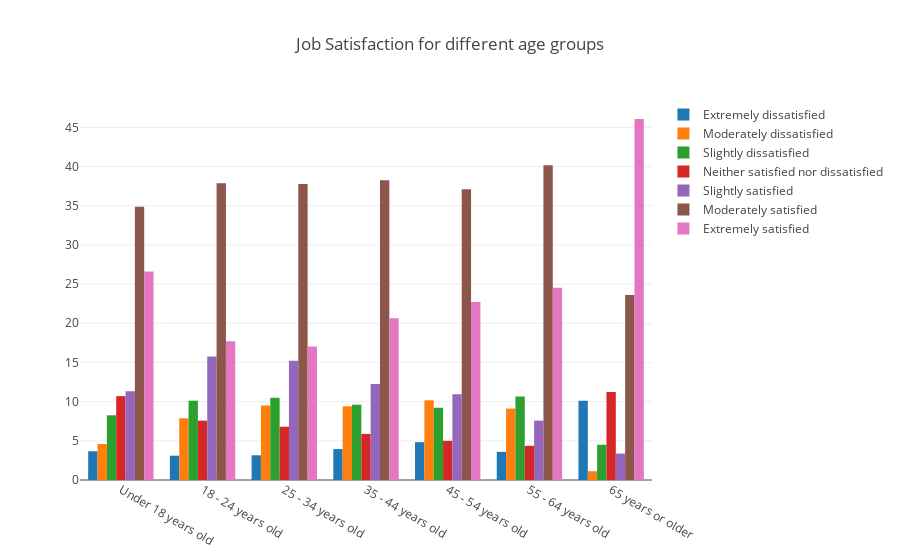
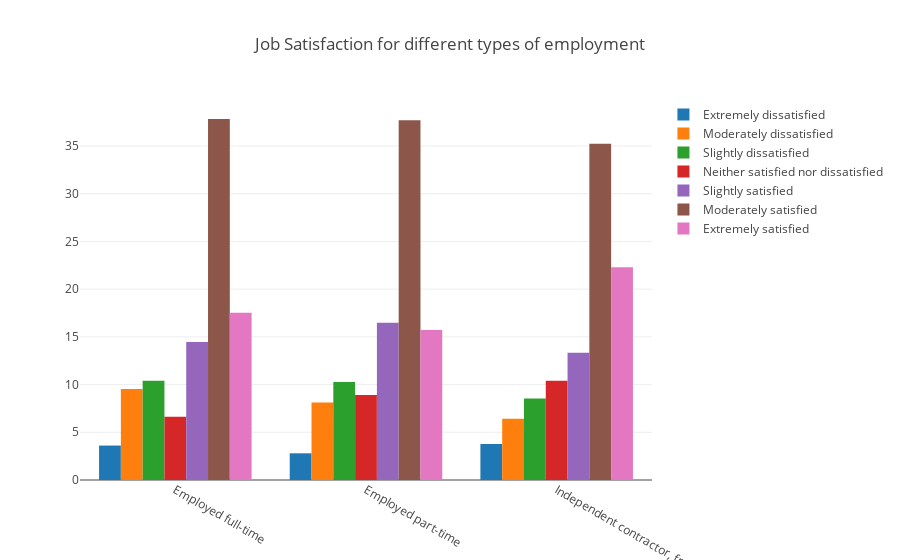
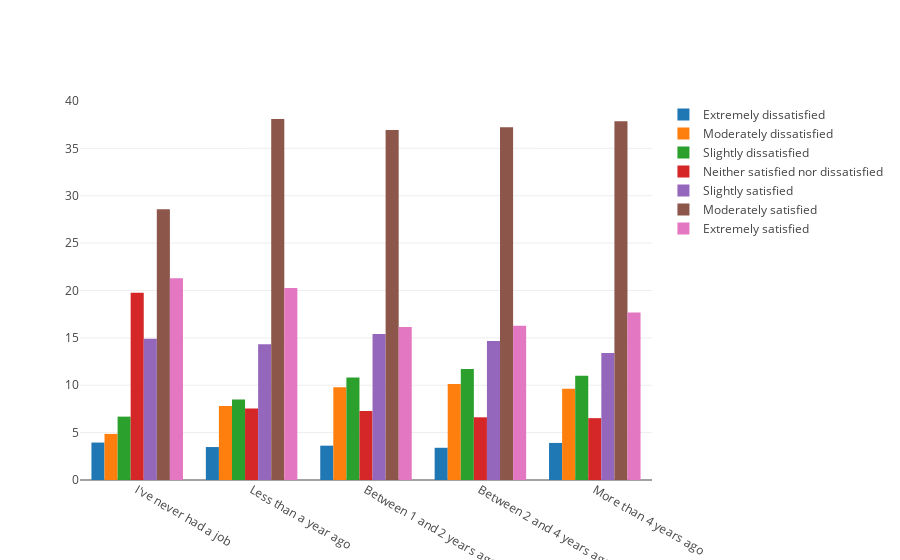
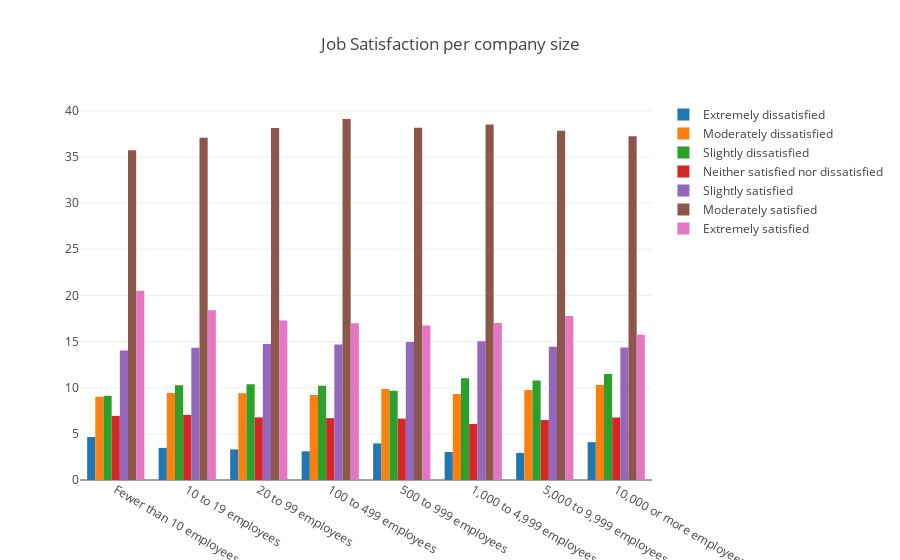

The cell these charts' notebook holds for them, in order:
### Code cell
satsorter = ['Extremely dissatisfied','Moderately dissatisfied','Slightly dissatisfied','Neither satisfied nor dissatisfied',
             'Slightly satisfied','Moderately satisfied','Extremely satisfied']

agesorter = ['Under 18 years old','18 - 24 years old','25 - 34 years old', '35 - 44 years old','45 - 54 years old', '55 - 64 years old',
             '65 years or older']

lastjobsorter = ["I've never had a job",'Less than a year ago','Between 1 and 2 years ago', 
                 'Between 2 and 4 years ago', 'More than 4 years ago']

companysizesorter = ['Fewer than 10 employees','10 to 19 employees','20 to 99 employees','100 to 499 employees', 
                     '500 to 999 employees', '1,000 to 4,999 employees','5,000 to 9,999 employees',
                     '10,000 or more employees']

merged = get_merged_catColumns(surveydf, "Age", "JobSatisfaction", "Respondent", col1sorter = agesorter, col2sorter=satsorter)
graph(merged,"group", title = "Job Satisfaction for different age groups")

merged = get_merged_catColumns(surveydf, "Employment", "JobSatisfaction", "Respondent", col1sorter = None, col2sorter=satsorter)
graph(merged,"group", title = "Job Satisfaction for different types of employment")

merged = get_merged_catColumns(surveydf, "LastNewJob", "JobSatisfaction", "Respondent", col1sorter = lastjobsorter, col2sorter=satsorter)
graph(merged,"group")

merged = get_merged_catColumns(surveydf, "CompanySize", "JobSatisfaction", "Respondent", col1sorter = companysizesorter, col2sorter=satsorter)
graph(merged,"group", title = "Job Satisfaction per company size")

merged = get_merged_catColumns(surveydf, "EthicsChoice", "JobSatisfaction", "Respondent", col1sorter = None, col2sorter=satsorter)
graph(merged,"group")

### Figure 1 — Plotly figure (JSON) as saved in the notebook; plotly's stock layout.template omitted (floating-point values rounded to 4 significant figures)
{"data": [{"name": "Extremely dissatisfied", "type": "bar", "uid": "620ea829-caf2-4325-a2d3-c0ed2f87d7a3", "x": ["Under 18 years old", "18 - 24 years old", "25 - 34 years old", "35 - 44 years old", "45 - 54 years old", "55 - 64 years old", "65 years or older"], "y": [3.67, 3.101, 3.152, 3.945, 4.829, 3.594, 10.11]}, {"name": "Moderately dissatisfied", "type": "bar", "uid": "2cbdb203-9d2c-4274-af5a-e6349981de6e", "x": ["Under 18 years old", "18 - 24 years old", "25 - 34 years old", "35 - 44 years old", "45 - 54 years old", "55 - 64 years old", "65 years or older"], "y": [4.587, 7.873, 9.504, 9.405, 10.17, 9.114, 1.124]}, {"name": "Slightly dissatisfied", "type": "bar", "uid": "0dad9517-77fa-4dec-a6d3-99642864459e", "x": ["Under 18 years old", "18 - 24 years old", "25 - 34 years old", "35 - 44 years old", "45 - 54 years old", "55 - 64 years old", "65 years or older"], "y": [8.257, 10.12, 10.49, 9.61, 9.22, 10.65, 4.494]}, {"name": "Neither satisfied nor dissatisfied", "type": "bar", "uid": "cfd0a2fb-f2e5-41a3-b8f1-9725bba77a49", "x": ["Under 18 years old", "18 - 24 years old", "25 - 34 years old", "35 - 44 years old", "45 - 54 years old", "55 - 64 years old", "65 years or older"], "y": [10.7, 7.577, 6.8, 5.88, 4.998, 4.365, 11.24]}, {"name": "Slightly satisfied", "type": "bar", "uid": "2a95465c-e886-4697-89b8-471064e2bcb7", "x": ["Under 18 years old", "18 - 24 years old", "25 - 34 years old", "35 - 44 years old", "45 - 54 years old", "55 - 64 years old", "65 years or older"], "y": [11.31, 15.75, 15.23, 12.27, 10.94, 7.574, 3.371]}, {"name": "Moderately satisfied", "type": "bar", "uid": "7a23deb7-08f0-4bad-a45e-4cc4cecfe711", "x": ["Under 18 years old", "18 - 24 years old", "25 - 34 years old", "35 - 44 years old", "45 - 54 years old", "55 - 64 years old", "65 years or older"], "y": [34.86, 37.87, 37.77, 38.25, 37.12, 40.18, 23.6]}, {"name": "Extremely satisfied", "type": "bar", "uid": "b8bc3c97-2111-469d-8074-f5d617ad41a5", "x": ["Under 18 years old", "18 - 24 years old", "25 - 34 years old", "35 - 44 years old", "45 - 54 years old", "55 - 64 years old", "65 years or older"], "y": [26.61, 17.72, 17.05, 20.64, 22.73, 24.52, 46.07]}], "layout": {"barmode": "group", "title": "Job Satisfaction for different age groups"}}

### Figure 2 — Plotly figure (JSON) as saved in the notebook; plotly's stock layout.template omitted (floating-point values rounded to 4 significant figures)
{"data": [{"name": "Extremely dissatisfied", "type": "bar", "uid": "426e02c8-b56c-4148-aebe-1f2526fa02dd", "x": ["Employed full-time", "Employed part-time", "Independent contractor, freelancer, or self-employed"], "y": [3.609, 2.797, 3.77]}, {"name": "Moderately dissatisfied", "type": "bar", "uid": "300af685-bf42-461b-8aaa-489a72a64b32", "x": ["Employed full-time", "Employed part-time", "Independent contractor, freelancer, or self-employed"], "y": [9.536, 8.123, 6.416]}, {"name": "Slightly dissatisfied", "type": "bar", "uid": "e8256b81-cae8-42d6-ba2f-3fd7b6ef91d1", "x": ["Employed full-time", "Employed part-time", "Independent contractor, freelancer, or self-employed"], "y": [10.4, 10.27, 8.546]}, {"name": "Neither satisfied nor dissatisfied", "type": "bar", "uid": "eea92cbc-f067-4162-bcdf-10132a8fe479", "x": ["Employed full-time", "Employed part-time", "Independent contractor, freelancer, or self-employed"], "y": [6.635, 8.903, 10.41]}, {"name": "Slightly satisfied", "type": "bar", "uid": "6e81927e-78f5-4f64-b9a2-2853536e4f83", "x": ["Employed full-time", "Employed part-time", "Independent contractor, freelancer, or self-employed"], "y": [14.47, 16.49, 13.32]}, {"name": "Moderately satisfied", "type": "bar", "uid": "3faabaf2-3fb9-44ee-9934-cc0153709e7f", "x": ["Employed full-time", "Employed part-time", "Independent contractor, freelancer, or self-employed"], "y": [37.83, 37.71, 35.23]}, {"name": "Extremely satisfied", "type": "bar", "uid": "3fe803d1-3927-43fd-9fd4-c29306d7f165", "x": ["Employed full-time", "Employed part-time", "Independent contractor, freelancer, or self-employed"], "y": [17.53, 15.71, 22.3]}], "layout": {"barmode": "group", "title": "Job Satisfaction for different types of employment"}}

### Figure 3 — Plotly figure (JSON) as saved in the notebook; plotly's stock layout.template omitted (floating-point values rounded to 4 significant figures)
{"data": [{"name": "Extremely dissatisfied", "type": "bar", "uid": "f7d9a226-852d-4944-847b-68f17e9019a7", "x": ["I've never had a job", "Less than a year ago", "Between 1 and 2 years ago", "Between 2 and 4 years ago", "More than 4 years ago"], "y": [3.951, 3.477, 3.624, 3.4, 3.912]}, {"name": "Moderately dissatisfied", "type": "bar", "uid": "167e6b4f-8f59-46bd-8da0-9e98f297459f", "x": ["I've never had a job", "Less than a year ago", "Between 1 and 2 years ago", "Between 2 and 4 years ago", "More than 4 years ago"], "y": [4.863, 7.811, 9.797, 10.14, 9.64]}, {"name": "Slightly dissatisfied", "type": "bar", "uid": "4a6e5ce6-d9a2-489e-af87-e88783ac464d", "x": ["I've never had a job", "Less than a year ago", "Between 1 and 2 years ago", "Between 2 and 4 years ago", "More than 4 years ago"], "y": [6.687, 8.501, 10.82, 11.7, 10.99]}, {"name": "Neither satisfied nor dissatisfied", "type": "bar", "uid": "ec3417ff-82dd-4c8e-87b1-a2dc40f63cdd", "x": ["I've never had a job", "Less than a year ago", "Between 1 and 2 years ago", "Between 2 and 4 years ago", "More than 4 years ago"], "y": [19.76, 7.532, 7.279, 6.616, 6.527]}, {"name": "Slightly satisfied", "type": "bar", "uid": "da6c2de3-7861-4c7a-a477-7f23929d4e62", "x": ["I've never had a job", "Less than a year ago", "Between 1 and 2 years ago", "Between 2 and 4 years ago", "More than 4 years ago"], "y": [14.89, 14.33, 15.41, 14.66, 13.4]}, {"name": "Moderately satisfied", "type": "bar", "uid": "cc2a5c12-7bf5-4382-b959-de49a548774f", "x": ["I've never had a job", "Less than a year ago", "Between 1 and 2 years ago", "Between 2 and 4 years ago", "More than 4 years ago"], "y": [28.57, 38.09, 36.93, 37.21, 37.86]}, {"name": "Extremely satisfied", "type": "bar", "uid": "2c79ec23-1876-4f71-ad2b-73c4c2411456", "x": ["I've never had a job", "Less than a year ago", "Between 1 and 2 years ago", "Between 2 and 4 years ago", "More than 4 years ago"], "y": [21.28, 20.26, 16.14, 16.27, 17.67]}], "layout": {"barmode": "group"}}

### Figure 4 — Plotly figure (JSON) as saved in the notebook; plotly's stock layout.template omitted (floating-point values rounded to 4 significant figures)
{"data": [{"name": "Extremely dissatisfied", "type": "bar", "uid": "0c948a5f-0c95-494a-ac24-5dc55c51b061", "x": ["Fewer than 10 employees", "10 to 19 employees", "20 to 99 employees", "100 to 499 employees", "500 to 999 employees", "1,000 to 4,999 employees", "5,000 to 9,999 employees", "10,000 or more employees"], "y": [4.66, 3.481, 3.315, 3.112, 3.965, 3.038, 2.934, 4.097]}, {"name": "Moderately dissatisfied", "type": "bar", "uid": "f9ebae41-050c-40a4-aa0f-25e136896d0b", "x": ["Fewer than 10 employees", "10 to 19 employees", "20 to 99 employees", "100 to 499 employees", "500 to 999 employees", "1,000 to 4,999 employees", "5,000 to 9,999 employees", "10,000 or more employees"], "y": [9.015, 9.424, 9.392, 9.209, 9.861, 9.315, 9.754, 10.3]}, {"name": "Slightly dissatisfied", "type": "bar", "uid": "37824774-ba0d-4f13-90ba-1f173c055a73", "x": ["Fewer than 10 employees", "10 to 19 employees", "20 to 99 employees", "100 to 499 employees", "500 to 999 employees", "1,000 to 4,999 employees", "5,000 to 9,999 employees", "10,000 or more employees"], "y": [9.127, 10.26, 10.36, 10.21, 9.681, 11.04, 10.79, 11.48]}, {"name": "Neither satisfied nor dissatisfied", "type": "bar", "uid": "f3645bc8-53c6-4a27-bcf9-4f2fd8aa4c81", "x": ["Fewer than 10 employees", "10 to 19 employees", "20 to 99 employees", "100 to 499 employees", "500 to 999 employees", "1,000 to 4,999 employees", "5,000 to 9,999 employees", "10,000 or more employees"], "y": [6.942, 7.053, 6.783, 6.703, 6.643, 6.076, 6.503, 6.768]}, {"name": "Slightly satisfied", "type": "bar", "uid": "a968a459-5a28-4281-aa0b-920655d148e4", "x": ["Fewer than 10 employees", "10 to 19 employees", "20 to 99 employees", "100 to 499 employees", "500 to 999 employees", "1,000 to 4,999 employees", "5,000 to 9,999 employees", "10,000 or more employees"], "y": [14.03, 14.32, 14.74, 14.68, 14.96, 15.03, 14.43, 14.36]}, {"name": "Moderately satisfied", "type": "bar", "uid": "3457e338-463b-499a-a9dd-46491624d684", "x": ["Fewer than 10 employees", "10 to 19 employees", "20 to 99 employees", "100 to 499 employees", "500 to 999 employees", "1,000 to 4,999 employees", "5,000 to 9,999 employees", "10,000 or more employees"], "y": [35.72, 37.06, 38.13, 39.11, 38.16, 38.5, 37.83, 37.25]}, {"name": "Extremely satisfied", "type": "bar", "uid": "97dea234-b7ab-41f1-8d9e-e1ca429199d0", "x": ["Fewer than 10 employees", "10 to 19 employees", "20 to 99 employees", "100 to 499 employees", "500 to 999 employees", "1,000 to 4,999 employees", "5,000 to 9,999 employees", "10,000 or more employees"], "y": [20.5, 18.4, 17.28, 16.98, 16.74, 17.0, 17.76, 15.75]}], "layout": {"barmode": "group", "title": "Job Satisfaction per company size"}}
